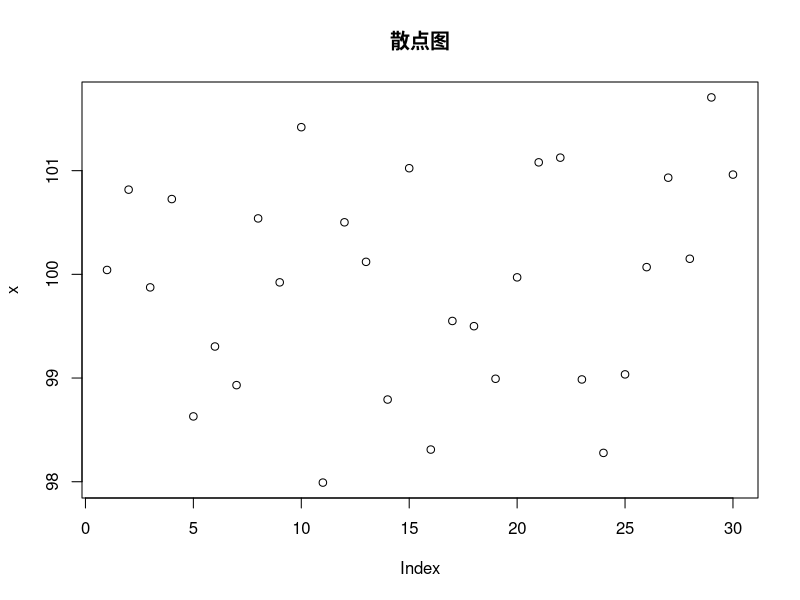
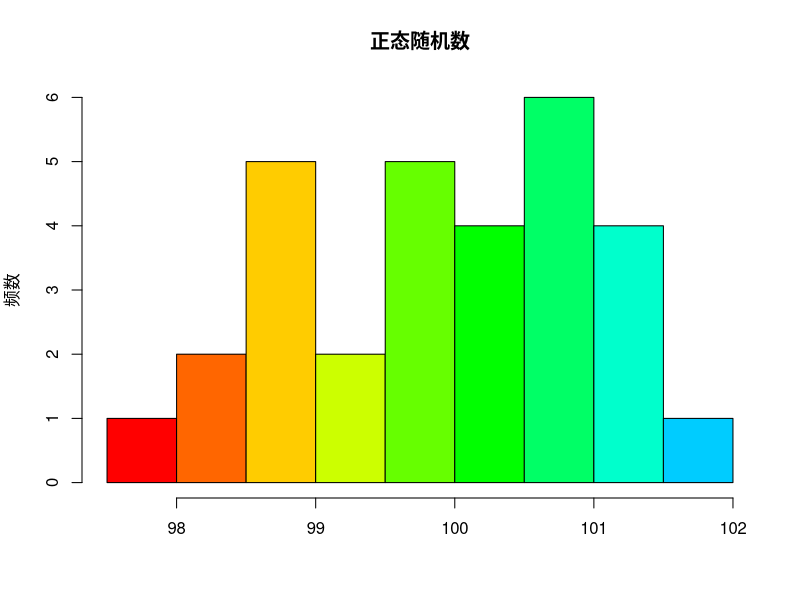
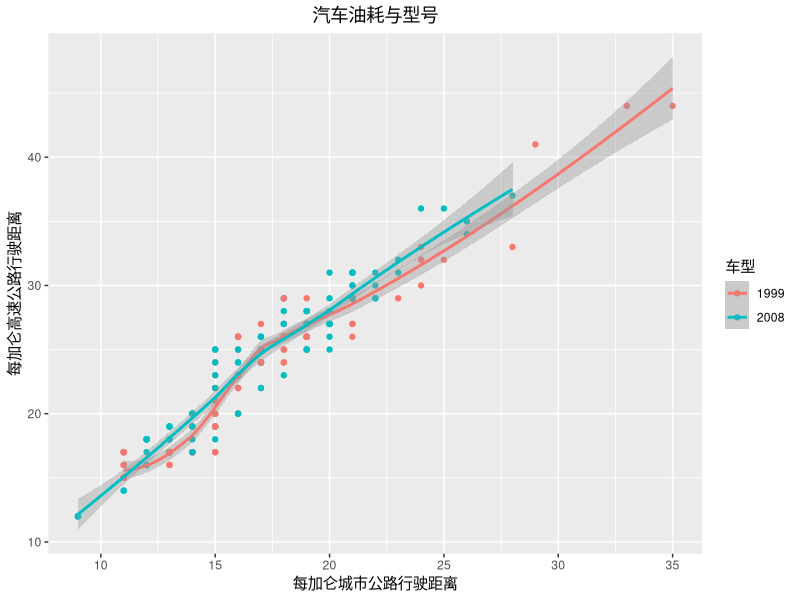

These charts were generated, in order, by the following R code:
## ---- chunk 1
knitr::opts_chunk$set(echo = TRUE)
##library(tidyverse) # Wickham的数据整理的整套工具
pdf.options(height=10/2.54, width=10/2.54, family="GB1") # 注意：此设置要放在最后
## ---- chunk 2
a=c("今天","吃饭")
b=c("你","了吗?")
d=paste0(a,b,collapse="")  ## 拼接字符串a,b
d
## ---- chunk 3
## 从均值为100，方差为1的正态分布中，随机生成30个数
x <- rnorm(30, mean=100, sd=1)
print(round(x,2))

## 30个随机数的散点图
plot(x,main="散点图")


## 30个随机数的直方图
hist(x, col=rainbow(15), 
     main='正态随机数', xlab='', ylab='频数')

## ---- chunk 4
## 用ggplot2画图
library(ggplot2)
data(mpg)  ## 导入mpg数据集

ggplot(data=mpg,mapping = aes(x=cty,y=hwy,color=factor(year)))+
  geom_point()+stat_smooth(method = 'loess')+
  scale_shape_manual(values = c(2,5))+
  labs(y = '每加仑高速公路行驶距离', x = '每加仑城市公路行驶距离',
       title = '汽车油耗与型号', size = '排量', colour = '车型')+
  theme(plot.title = element_text(hjust = 0.5))

## ---- chunk 5
library(xtable)
## 显示表格
knitr::kable(head(mpg))
